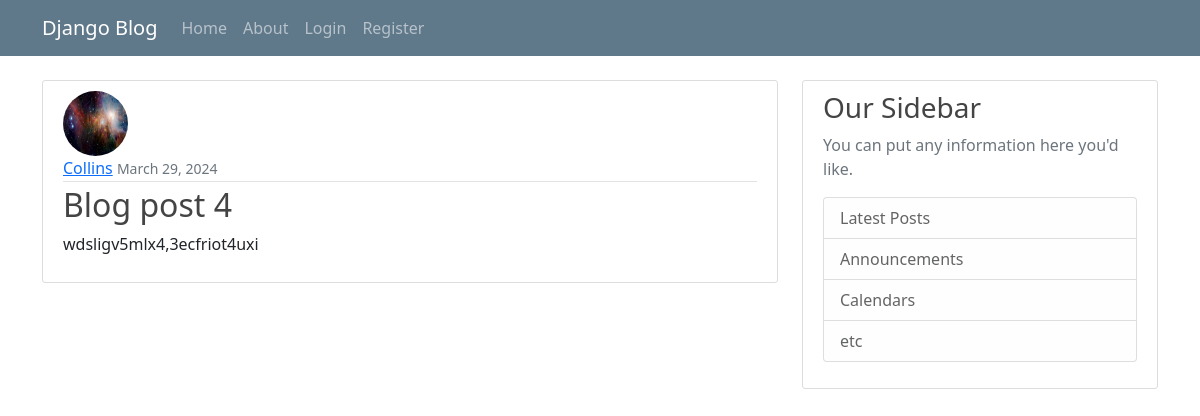
Before: /post/4 with the older database file.
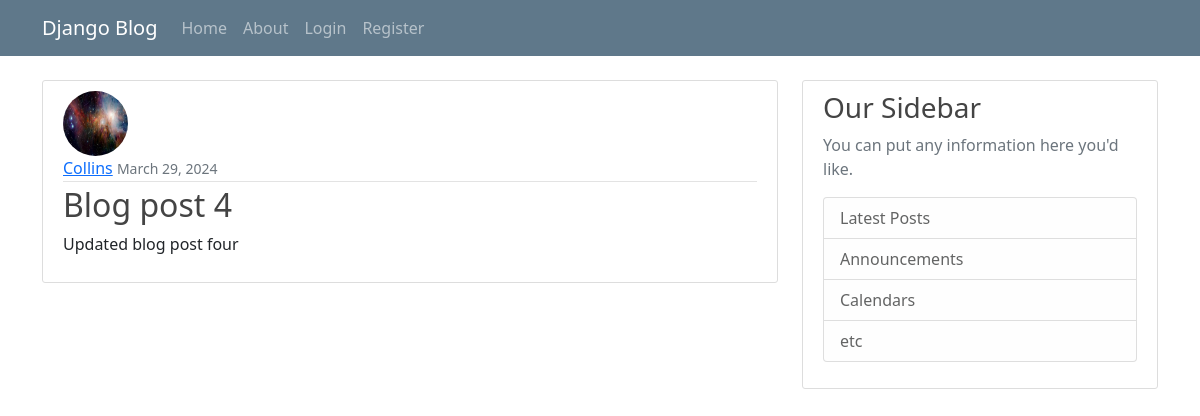
After: the same page with the newer database file.
### blog/models.py (models this page shows, shortened)
class Post(models.Model):
    title = models.CharField(max_length=100)
    content = models.TextField()
    date_posted = models.DateTimeField(default=timezone.now)
    author = models.ForeignKey(User, on_delete=models.CASCADE)

### users/models.py (models this page shows, shortened)
class Profile(models.Model):
    user = models.OneToOneField(User, on_delete=models.CASCADE)
    image = models.ImageField(default='default.jpg', upload_to='profile_pics')

### blog/views.py (the view)
# urls.py: path('post/<str:pk>', PostDetailView.as_view(), name="post-detail"),
class PostDetailView(DetailView):
    model = Post

### blog/Templates/blog/post_detail.html (shortened to what this page needs)
{% extends "blog/base.html" %}
{% block content %}
  <article class="media content-section">
    <img class="rounded-circle article-img" src="{{ object.author.profile.image.url}}" alt="">
    <div class="media-body">
      <div class="article-metadata">
        <a class="mr-2" href="#">{{ object.author }}</a>
          <small class="text-muted">{{ object.date_posted|date:"F d, Y" }}</small>
      </div>
      <h2 class="article-title">{{ object.title }}</h2>
      <p class="article-content">{{ object.content }}</p>
    </div>
  </article>
{% endblock content %}

Changed rows visible on the page:
changed Post "Blog post 4": content "wdsligv5mlx4,3ecfriot4uxi" → "Updated blog post four"
